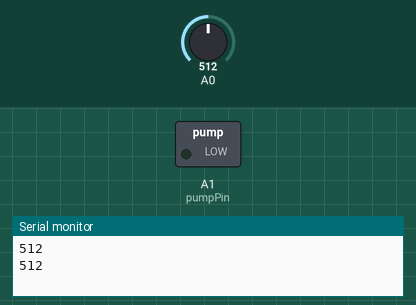
The sketch below on a simulated Arduino Uno, built with avr-gcc and run on an emulated ATmega328P. Shown: switched loads named in the sketch (green lamp = pin HIGH), the last lines printed to the serial monitor. The test bench sets the inputs (shaded band); at power-on: A0 = 512. Pins used as bus, display or sensor lines are not drawn.

Above: at 12.8 s.
12.9 s: A0 set to 782
24.2 s: A0 set to 809
At 34.7 s:
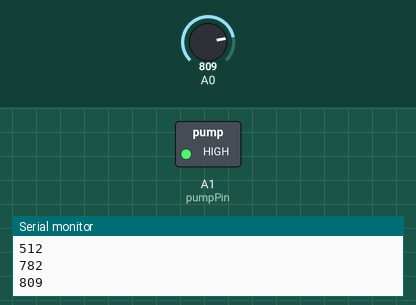
35.5 s: A0 set to 790
At 38.2 s:
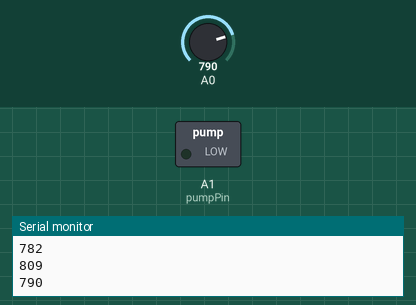
44.5 s: A0 set to 810
At 49.0 s:
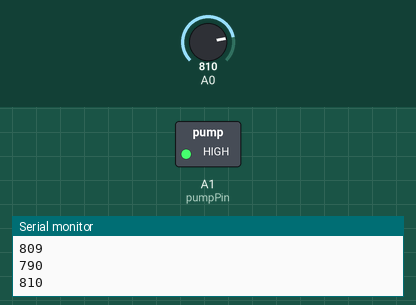
Timing chart, 0 to 50.5 s (numbered marks = the images above; inputs shaded):
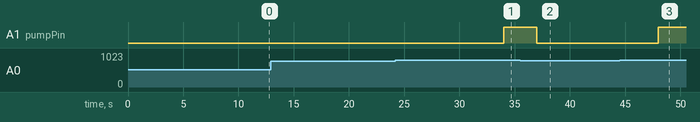

Measured:
- the behaviour switches between 800 and 801 on A0 (found by bisection; images 0 and 1)
- after the input at 24.2 s, A1 (pumpPin): LOW → HIGH after 9.8 s
- after the input at 35.5 s, A1 (pumpPin): HIGH → LOW after 1.5 s
- after the input at 44.5 s, A1 (pumpPin): LOW → HIGH after 3.5 s

The sketch:

AWS_1.1.ino
```cpp
// int sensorPin = 5;
const byte sensorPin = A2;
// int pumpPin = 2;
const byte pumpPin = A1;
bool flagPump = true;
int threshold = 800;

const int shortDelay = 2000; // ms
const int longDelay = 10000; // ms

const unsigned long delay12hrs = 4.32e+7; // ms


void setup()
{
  pinMode(sensorPin, OUTPUT);
  pinMode(A0, INPUT);
  pinMode(pumpPin, OUTPUT);
  Serial.begin(9600);
}

void loop()
{
digitalWrite(sensorPin, HIGH);
delay(1000);
int sensorIn = analogRead(A0);
Serial.println(sensorIn);
digitalWrite(sensorPin, LOW);

if(flagPump)
{
  if(sensorIn > threshold)digitalWrite(pumpPin, HIGH);
  else digitalWrite(pumpPin, LOW);
}

/*
if(digitalRead(pumpPin)) delay(2000);
else delay(10000);
*/

unsigned long startMillis = millis();
if(digitalRead(pumpPin))
{
  while (millis() - startMillis < shortDelay);
} else
{
  while (millis() - startMillis < longDelay);
}


}
```
